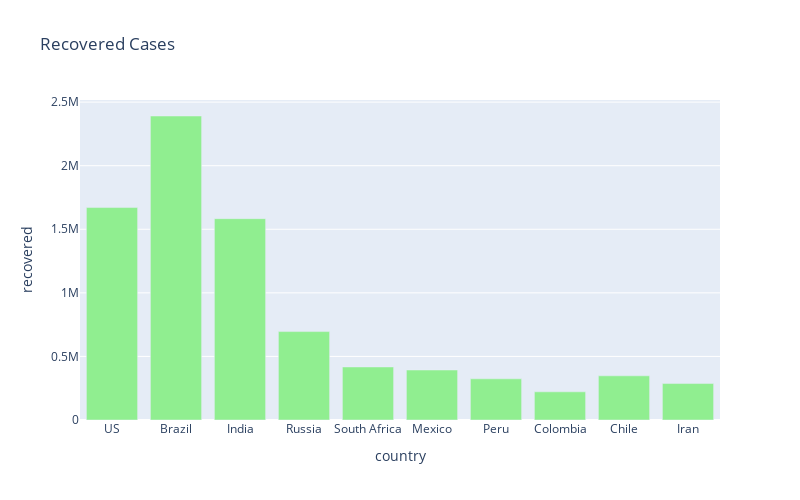

Notebook source saved alongside this figure:
### Code cell
px.bar(
    sorted_country_df.head(10),
    x = "country",
    y = "recovered",
    title= "Recovered Cases", # the axis names
    color_discrete_sequence=["lightgreen"], 
    height=500,
    width=800
)

### Figure 1 — Plotly figure (JSON) as saved in the notebook; plotly's stock layout.template omitted (floating-point values rounded to 4 significant figures)
{"data": [{"alignmentgroup": "True", "hovertemplate": "country=%{x}<br>recovered=%{y}<extra></extra>", "legendgroup": "", "marker": {"color": "lightgreen"}, "name": "", "offsetgroup": "", "orientation": "v", "showlegend": false, "textposition": "auto", "type": "bar", "x": ["US", "Brazil", "India", "Russia", "South Africa", "Mexico", "Peru", "Colombia", "Chile", "Iran"], "xaxis": "x", "y": [1670755, 2390830, 1583489, 695317, 417200, 393160, 324020, 221484, 347342, 286642], "yaxis": "y"}], "layout": {"barmode": "relative", "height": 500, "legend": {"tracegroupgap": 0}, "title": {"text": "Recovered Cases"}, "width": 800, "xaxis": {"anchor": "y", "domain": [0, 1], "title": {"text": "country"}}, "yaxis": {"anchor": "x", "domain": [0, 1], "title": {"text": "recovered"}}}}
